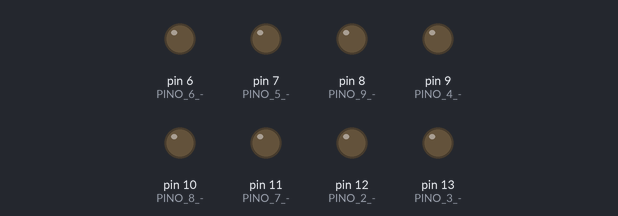
A sketch run on a simulated Arduino Uno, built with avr-gcc and run on an emulated ATmega328P. On the bench: output pins drawn as LEDs (lit = HIGH).

Above: at 0.2 s.
At 0.8 s:
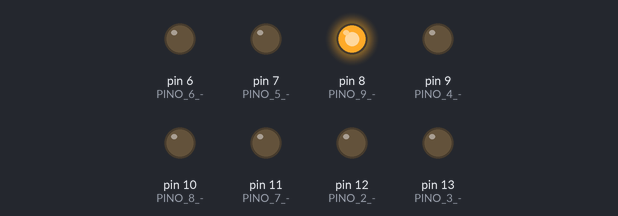
At 1.4 s:
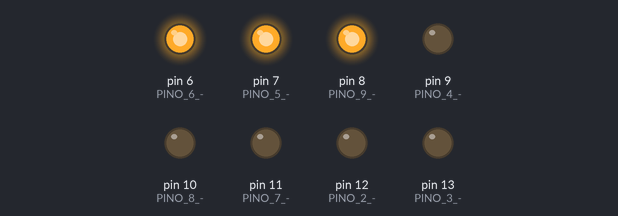
At 2.0 s:
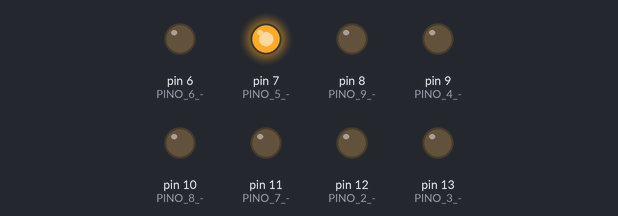
At 6.2 s:
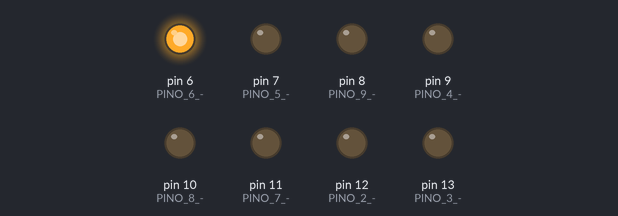
At 14.2 s:
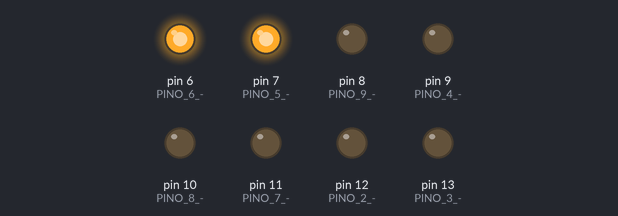
Timing chart, 0 to 15.1 s (numbered marks = the images above):
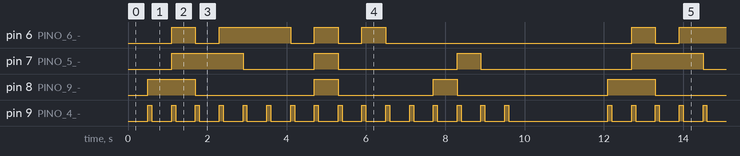

The sketch:

7_segmentos.ino
```cpp
byte seven_seg_digits[16][7] = {
{ 0,0,0,0,0,0,1 },  //DIGITO 0
{ 1,0,0,1,1,1,1 },  //DIGITO 1
{ 0,0,1,0,0,1,0 },  //DIGITO 2
{ 0,0,0,0,1,1,0 },  //DIGITO 3
{ 1,0,0,1,1,0,0 },  //DIGITO 4
{ 0,1,0,0,1,0,0 },  //DIGITO 5
{ 0,1,0,0,0,0,0 },  //DIGITO 6
{ 0,0,0,1,1,1,1 },  //DIGITO 7
{ 0,0,0,0,0,0,0 },  //DIGITO 8
{ 0,0,0,1,1,0,0 },  //DIGITO 9
{ 0,0,0,1,0,0,0 },  //DIGITO A
{ 1,1,0,0,0,0,0 },  //DIGITO B
{ 0,1,1,0,0,0,1 },  //DIGITO C
{ 1,0,0,0,0,1,0 },  //DIGITO D
{ 0,1,1,0,0,0,0 },  //DIGITO E
{ 0,1,1,1,0,0,0 }   //DIGITO F
};
void setup(){
  pinMode(12, OUTPUT); //PINO 2 -> SEGMENTO A
  pinMode(13, OUTPUT); //PINO 3 -> SEGMENTO B
  pinMode(9, OUTPUT); //PINO 4 -> SEGMENTO C
  pinMode(7, OUTPUT); //PINO 5 -> SEGMENTO D
  pinMode(6, OUTPUT); //PINO 6 -> SEGMENTO E
  pinMode(11, OUTPUT); //PINO 7 -> SEGMENTO F
  pinMode(10, OUTPUT); //PINO 8 -> SEGMENTO G
  pinMode(8, OUTPUT); //PINO 9 -> SEGMENTO PONTO
  ligaPonto(0);
}
void ligaPonto(byte dot){  //FUNÇÃO QUE ACIONA O PONTO DO DISPLAY
  digitalWrite(9, dot);
}
void ligaSegmentosDisplay(byte digit){ //FUNÇÃO QUE ACIONA O DISPLAY
  byte pino = 2;

  for (byte contadorSegmentos = 0; contadorSegmentos < 7; ++contadorSegmentos){ //PARA "contadorSegmentos"
    //IGUAL A 0, ENQUANTO "contadorSegmentos" MENOR QUE 7, INCREMENTA "contadorSegmentos"
    digitalWrite(pino, seven_seg_digits[digit][contadorSegmentos]); //PERCORRE O ARRAY E LIGA OS
    //SEGMENTOS CORRESPONDENTES AO DIGITO
    ++pino; //INCREMENTA "pino"
  }
    ligaPonto(1); //LIGA O PONTO DO DISPLAY
    delay(100); //INTERVALO DE 100 MILISSEGUNDOS
    ligaPonto(0); //DESLIGA O PONTO DO DISPLAY
}
//MÉTODO RESPONSÁVEL PELA CONTAGEM DE 0 A 9 E CONTAGEM DE "A" ATÉ "F" (NA CONTAGEM HEXADECIMAL "A"=10
// "B"=11 / "C"=12 / "D"=13 / "E"=14 / "F"=15)
void loop() {
  for (byte contador = 0; contador < 16; contador++){ //PARA "contador"
    //IGUAL A 0, ENQUANTO "contador" MENOR QUE 16, INCREMENTA "contador"
     delay(500); //INTERVALO DE 500 MILISSEGUNDOS
     ligaSegmentosDisplay(contador); //FAZ A CONTAGEM
  }
  delay(2000); //INTERVALO DE 2 SEGUNDOS
}
```

Measured:
- by itself, pin 6 (PINO_6_-): repeats every 11.6 s: LOW 0.60 s, HIGH 1.8 s, 2 × (LOW 0.60 s, HIGH 0.60 s), LOW 6.2 s, HIGH 0.60 s
- by itself, pin 7 (PINO_5_-): repeats every 11.6 s: LOW 1.8 s, HIGH 0.60 s, LOW 3.0 s, HIGH 0.60 s, LOW 3.8 s, HIGH 1.8 s
- by itself, pin 8 (PINO_9_-): repeats every 11.6 s: LOW 3.0 s, HIGH 0.60 s, LOW 2.4 s, HIGH 0.60 s, LOW 3.8 s, HIGH 1.2 s
- by itself, pin 9 (PINO_4_-): moves between LOW and HIGH, repeating every 11.6 s
